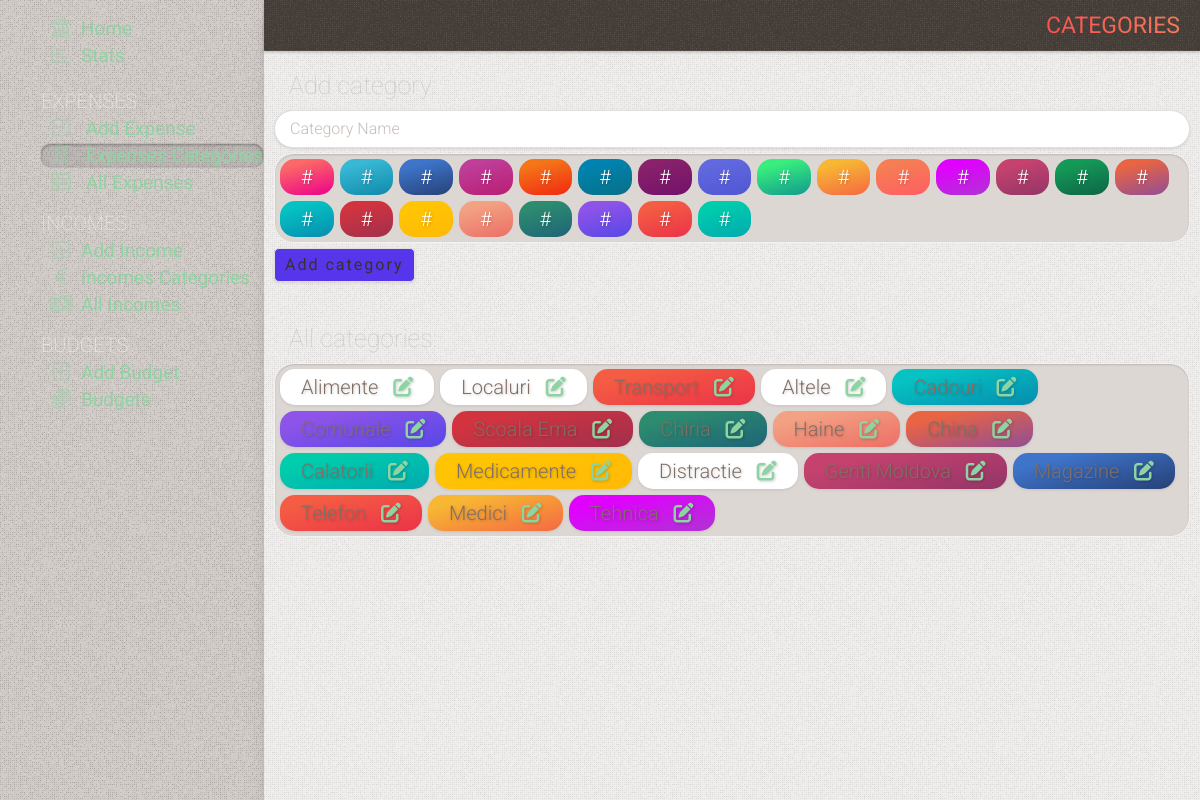
The page /categories on the database as committed earlier.
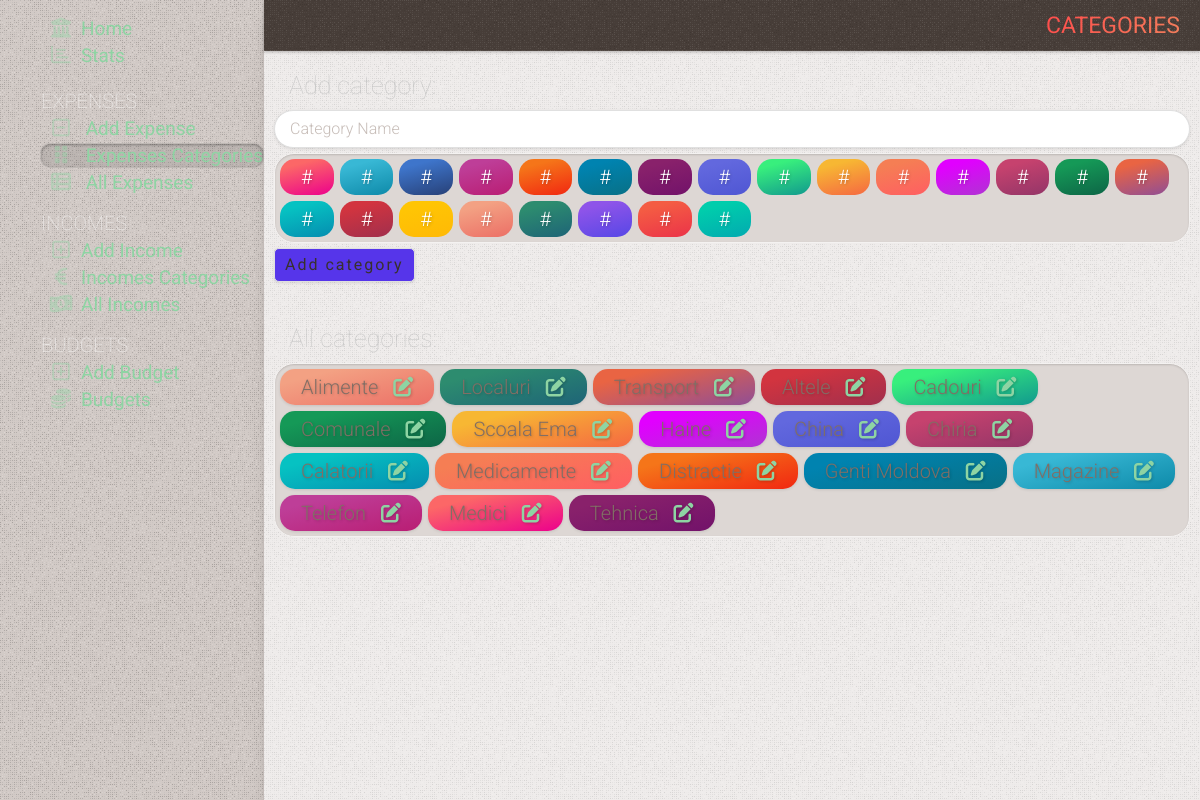
The same page on the database as committed later.
### tables this page shows
CREATE TABLE categories
(
    id    INTEGER PRIMARY KEY AUTOINCREMENT,
    name  TEXT NOT NULL,
    color TEXT,
    state TEXT DEFAULT false
);

### app.py (the view, shortened to what this page needs)
@app.route('/categories', methods=('GET', 'POST'))
def categories():
    conn = get_db_connection()
    categories = conn.execute(
        "SELECT categories.id as cid, categories.name as name, color as color, categories.state, count(expenses.sum) as count "
        "FROM categories "
        "LEFT JOIN expenses on categories.id = expenses.category "
        # "WHERE categories.state is not 'true' "
        "GROUP BY name "
        "ORDER BY categories.state , count DESC"
    ).fetchall()
    conn.close()
    return render_template('categories.html', title='Categories', gradient='text-gradient-red',
                           categories=categories)

### app.py (called while the page is built)
def get_db_connection():
    conn = sqlite3.connect('static/database.db')
    conn.row_factory = sqlite3.Row
    return conn

### templates/categories.html (shortened to what this page needs)
{% extends 'base.html' %} {% block content %}
	<div class="page_title {{ gradient }}" >
		<span >{% block title %} {{ title }} {% endblock %}</span >
	</div >
	<div class="content" >
	<div class=" subtitle2" >Add category:</div >
	<form method="post" >
		<div class="form-group" >
			<input type="text" name="category" placeholder="Category Name" class="form-control"
						 value="{{ request.form['category'] }}" />
		</div >
		<div class="form-group mt-5" >
			<div class="radio-group category-group" >
				{% for i in range(23) %}
					<label for="gradient_{{ i }}" class="gradient_{{ i }}" ><span style="color:#fff" >#</span ></label >
				{% endfor %}
			</div >
		</div >
		<div class="form-group mt-5" >
			<button type="submit" class="add-button" name="cat" >
				Add category
			</button >
		</div >
	</form >
	<div class="mt-42 subtitle2" >All categories:</div >
	<div class="  flex flex-wrap radio-group category-group" >
		{% for category in categories %}
			<label class="badge {{ category['color'] }} {% if category['state'] == 'true' %} hide-category {% endif %}" >
				<span >{{ category['name'] }} </span >
				<a href="/edit-category/{{ category['cid'] }}" class="ml-10" ><i class="fa-solid fa-pen-to-square" ></i ></a >
			</label >
		{% endfor %}
	</div >
{% endblock %}

### templates/base.html (shortened to what this page needs)
<!DOCTYPE html>
<html lang="en" class="dark-theme" >
<head >
	<link rel="stylesheet" href="{{ url_for('static', filename= 'css/splide.min.css') }}" />
	<link rel="stylesheet" href="https://cdnjs.cloudflare.com/ajax/libs/font-awesome/6.0.0-beta3/css/all.min.css" />
	<link rel="stylesheet" href="{{ url_for('static', filename= 'css/mmenu.css') }}" />
	<link rel="stylesheet" href="{{ url_for('static', filename= 'css/styles.css') }}" />
</head >
<body class="w-full flex flex-col" >
<div class="flex container w-full h-full flex-1" >
	<nav id="menu" >
		<ul class="list-menu" >
			<li {% if request.path == '/' %} class="active" {% endif %}><a href="{{ url_for('index') }}" ><i
					class="fa-solid fa-bank" ></i >Home</a ></li >
			<li class="list-stats {% if request.path == '/stats' %} active {% endif %}" ><a href="{{ url_for('stats') }}" ><i
					class="fa-regular fa-chart-bar" ></i >Stats</a >
			</li >
			<li class="list-title mt-20" ><span >Expenses</span >
			<li class="list-expense {% if request.path == '/add' %} active {% endif %}" ><a href="{{ url_for('add') }}" >
				<i class="fa fa-regular fa-square-minus" ></i >
				Add Expense</a >
			</li >
			<li class="list-expense {% if request.path == '/categories' or title == 'Edit Category' or title == 'Edit Subcategory' %} active {% endif %}" >
				<a href="{{ url_for('categories') }}" >
					<i class="fa fa-grip-vertical" ></i >
					Expenses Categories</a >
			</li >
			<li class="list-expense {% if request.path == '/all-expenses' %} active {% endif %}" >
				<a href="{{ url_for('all_expenses') }}" >
					<i class="fa fa-solid fa-table-list" ></i >
					All Expenses</a >
			</li >
			</li >
			<li class="list-title" ><span >Incomes</span >
			<li class="list-income {% if request.path == '/add_income' %} active {% endif %}" ><a
					href="{{ url_for('add_income') }}" ><i class="fa fa-regular fa-square-plus" ></i >Add
																																														Income</a >
			</li >
			<li class="list-income {% if request.path == '/categories_income' or title == 'Edit Category Income' %} active {% endif %}" >
				<a href="{{ url_for('categories_income') }}" ><i class="fa fa-solid fa-euro-sign" ></i >Incomes
																																																Categories</a >
			</li >
			<li class="list-income {% if request.path == '/incomes' %} active {% endif %}" ><a
					href="{{ url_for('incomes') }}" ><i class="fa fa-solid fa-money-bill-1-wave" ></i >All
																																														 Incomes</a >
			</li >
			</li >
			<li class="list-title" ><span >Budgets</span >
			<li class="list-budget {% if request.path == '/add_budget' %} active {% endif %}" ><a
					href="{{ url_for('add_budget') }}" ><i class="fa fa-regular fa-square-plus" ></i >Add
																																														Budget</a >
			</li >
			<li class="list-budget {% if request.path == '/budgets' or title == 'Edit Budget' %} active {% endif %}" ><a
					href="{{ url_for('budgets') }}" ><i class="fa-solid fa-coins" ></i >Budgets</a ></li >
			</li >
		</ul >
	</nav >
	<div class="right-container overflow--hidden flex-1 " >
		{% block content %} {% endblock %}
	</div >
</div >
<link rel="stylesheet" href="https://cdn.jsdelivr.net/npm/flatpickr/dist/flatpickr.min.css" >
</body >
</html >

### static/css/mmenu.css (style rules this page uses)
:root { --mm-line-height: 20px; --mm-listitem-size: 38px; --mm-navbar-size: 44px; --mm-offset-top: 0; --mm-offset-right: 0; --mm-offset-bottom: 0; --mm-offset-left: 0; --mm-color-border: rgba(0, 0, 0, 0.1); --mm-color-button: rgba(0, 0, 0, 0.3); --mm-color-text: rgba(0, 0, 0, 0.75); --mm-color-text-dimmed: rgba(0, 0, 0, 0.3); --mm-color-background: #f3f3f3; --mm-color-background-highlight: rgba(0, 0, 0, 0.05); --mm-color-background-emphasis: rgba(255, 255, 255, 0.4); --mm-shadow: 0 0 10px rgba(0, 0, 0, 0.3) }
:root { --mm-iconbar-size: 50px }
:root { --mm-iconpanel-size: 50px }
:root { --mm-sidebar-collapsed-size: 50px; --mm-sidebar-expanded-size: 440px }

Rows that differ between the two databases and show on the page:
changed categories "Alimente": color "gradient_28" → "gradient_18" (drawn)
changed categories "Localuri": color "gradient_26" → "gradient_19" (drawn)
changed categories "Transport": color "gradient_21" → "gradient_14" (drawn)
changed categories "Altele": color "gradient_25" → "gradient_16" (drawn)
changed categories "Cadouri": color "gradient_15" → "gradient_8" (drawn)
changed categories "Comunale": color "gradient_20" → "gradient_13" (drawn)
changed categories "Scoala Ema": color "gradient_16" → "gradient_9" (drawn)
changed categories "Haine": color "gradient_18" → "gradient_11" (drawn)
changed categories (number 9 of 18 on the later page): color "gradient_14" → "gradient_7" (drawn); name "China" → (not shown)
changed categories "Chiria": color "gradient_19" → "gradient_12" (drawn); moves down the list
changed categories "Calatorii": color "gradient_22" → "gradient_15" (drawn)
changed categories "Medicamente": color "gradient_17" → "gradient_10" (drawn)
changed categories "Distractie": color "gradient_23" → "gradient_4" (drawn)
changed categories "Genti Moldova": color "gradient_12" → "gradient_5" (drawn)
changed categories "Magazine": color "gradient_2" → "gradient_1" (drawn)
changed categories "Telefon": color "gradient_21" → "gradient_3" (drawn)
changed categories "Medici": color "gradient_9" → "gradient_0" (drawn)
changed categories "Tehnica": color "gradient_11" → "gradient_6" (drawn)
